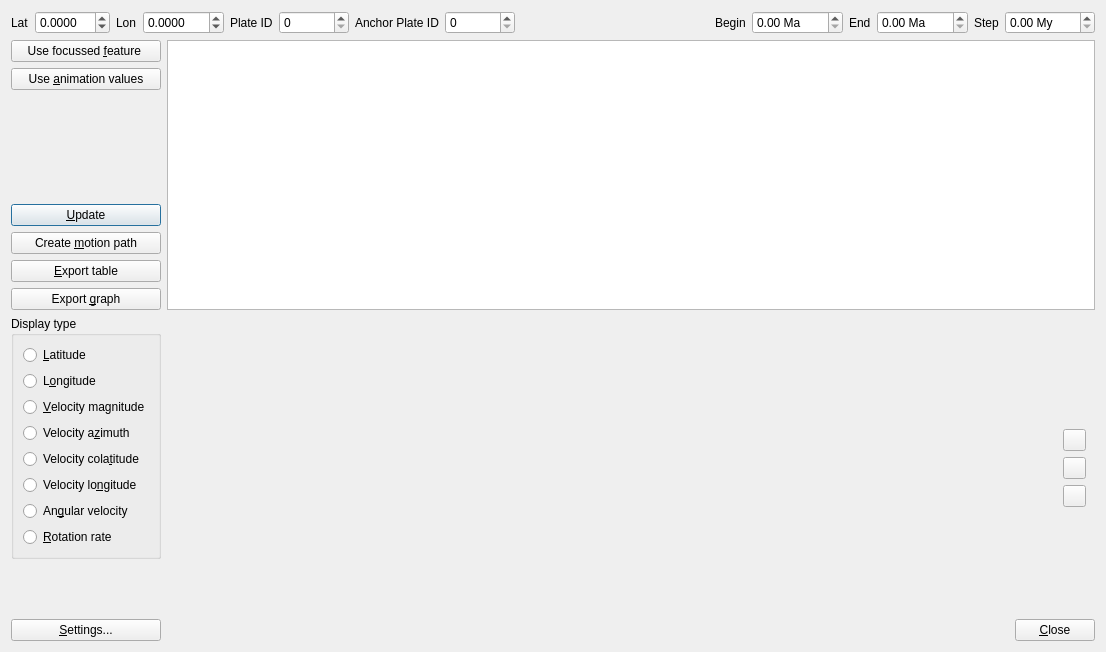
<?xml version="1.0" encoding="UTF-8"?>
<ui version="4.0">
 <class>KinematicGraphsDialog</class>
 <widget class="QDialog" name="KinematicGraphsDialog">
  <property name="geometry">
   <rect>
    <x>0</x>
    <y>0</y>
    <width>1106</width>
    <height>652</height>
   </rect>
  </property>
  <property name="windowTitle">
   <string>Kinematics Tool</string>
  </property>
  <layout class="QGridLayout" name="gridLayout">
   <item row="0" column="4">
    <layout class="QHBoxLayout" name="horizontalLayout_3">
     <item>
      <widget class="QLabel" name="label_5">
       <property name="text">
        <string>Begin</string>
       </property>
      </widget>
     </item>
     <item>
      <widget class="QDoubleSpinBox" name="spinbox_begin_time">
       <property name="suffix">
        <string> Ma</string>
       </property>
       <property name="maximum">
        <double>1000.000000000000000</double>
       </property>
      </widget>
     </item>
     <item>
      <widget class="QLabel" name="label_6">
       <property name="text">
        <string>End</string>
       </property>
      </widget>
     </item>
     <item>
      <widget class="QDoubleSpinBox" name="spinbox_end_time">
       <property name="suffix">
        <string> Ma</string>
       </property>
       <property name="maximum">
        <double>1000.000000000000000</double>
       </property>
      </widget>
     </item>
     <item>
      <widget class="QLabel" name="label_7">
       <property name="text">
        <string>Step</string>
       </property>
      </widget>
     </item>
     <item>
      <widget class="QDoubleSpinBox" name="spinbox_dt">
       <property name="suffix">
        <string> My</string>
       </property>
       <property name="decimals">
        <number>2</number>
       </property>
       <property name="maximum">
        <double>1000.000000000000000</double>
       </property>
      </widget>
     </item>
    </layout>
   </item>
   <item row="1" column="1" rowspan="8" colspan="4">
    <widget class="QTableView" name="table_results">
     <property name="sizePolicy">
      <sizepolicy hsizetype="MinimumExpanding" vsizetype="Expanding">
       <horstretch>0</horstretch>
       <verstretch>0</verstretch>
      </sizepolicy>
     </property>
     <property name="minimumSize">
      <size>
       <width>0</width>
       <height>270</height>
      </size>
     </property>
     <property name="alternatingRowColors">
      <bool>true</bool>
     </property>
    </widget>
   </item>
   <item row="10" column="0">
    <spacer name="verticalSpacer">
     <property name="orientation">
      <enum>Qt::Vertical</enum>
     </property>
     <property name="sizeHint" stdset="0">
      <size>
       <width>20</width>
       <height>40</height>
      </size>
     </property>
    </spacer>
   </item>
   <item row="0" column="3">
    <spacer name="horizontalSpacer_2">
     <property name="orientation">
      <enum>Qt::Horizontal</enum>
     </property>
     <property name="sizeHint" stdset="0">
      <size>
       <width>40</width>
       <height>20</height>
      </size>
     </property>
    </spacer>
   </item>
   <item row="9" column="0">
    <widget class="QGroupBox" name="groupbox_graph_type">
     <property name="title">
      <string>Display type</string>
     </property>
     <property name="flat">
      <bool>false</bool>
     </property>
     <layout class="QVBoxLayout" name="verticalLayout">
      <item>
       <widget class="QRadioButton" name="radio_latitude">
        <property name="text">
         <string>&amp;Latitude</string>
        </property>
       </widget>
      </item>
      <item>
       <widget class="QRadioButton" name="radio_longitude">
        <property name="text">
         <string>L&amp;ongitude</string>
        </property>
       </widget>
      </item>
      <item>
       <widget class="QRadioButton" name="radio_velocity_mag">
        <property name="text">
         <string>&amp;Velocity magnitude</string>
        </property>
       </widget>
      </item>
      <item>
       <widget class="QRadioButton" name="radio_velocity_azimuth">
        <property name="toolTip">
         <string>Velocity azimuth (clockwise from North)</string>
        </property>
        <property name="text">
         <string>Velocity a&amp;zimuth</string>
        </property>
       </widget>
      </item>
      <item>
       <widget class="QRadioButton" name="radio_velocity_colat">
        <property name="toolTip">
         <string>Velocity colatitude component (South in tangent plane)</string>
        </property>
        <property name="text">
         <string>Velocity cola&amp;titude </string>
        </property>
       </widget>
      </item>
      <item>
       <widget class="QRadioButton" name="radio_velocity_lon">
        <property name="toolTip">
         <string>Velocity longitude component (East in tangent plane)</string>
        </property>
        <property name="text">
         <string>Velocity lo&amp;ngitude</string>
        </property>
       </widget>
      </item>
      <item>
       <widget class="QRadioButton" name="radio_angular_velocity">
        <property name="text">
         <string>An&amp;gular velocity </string>
        </property>
       </widget>
      </item>
      <item>
       <widget class="QRadioButton" name="radio_rotation_rate">
        <property name="text">
         <string>&amp;Rotation rate</string>
        </property>
       </widget>
      </item>
     </layout>
    </widget>
   </item>
   <item row="0" column="0" colspan="2">
    <layout class="QHBoxLayout" name="horizontalLayout">
     <item>
      <widget class="QLabel" name="label">
       <property name="text">
        <string>Lat</string>
       </property>
      </widget>
     </item>
     <item>
      <widget class="QDoubleSpinBox" name="spinbox_latitude">
       <property name="decimals">
        <number>4</number>
       </property>
       <property name="minimum">
        <double>-90.000000000000000</double>
       </property>
       <property name="maximum">
        <double>90.000000000000000</double>
       </property>
      </widget>
     </item>
     <item>
      <widget class="QLabel" name="label_2">
       <property name="text">
        <string>Lon</string>
       </property>
      </widget>
     </item>
     <item>
      <widget class="QDoubleSpinBox" name="spinbox_longitude">
       <property name="decimals">
        <number>4</number>
       </property>
       <property name="minimum">
        <double>-360.000000000000000</double>
       </property>
       <property name="maximum">
        <double>360.000000000000000</double>
       </property>
      </widget>
     </item>
    </layout>
   </item>
   <item row="5" column="0">
    <widget class="QPushButton" name="button_update">
     <property name="toolTip">
      <string>Re-calculate table values and re-draw the graph</string>
     </property>
     <property name="text">
      <string>&amp;Update</string>
     </property>
    </widget>
   </item>
   <item row="3" column="0">
    <spacer name="verticalSpacer_2">
     <property name="orientation">
      <enum>Qt::Vertical</enum>
     </property>
     <property name="sizeHint" stdset="0">
      <size>
       <width>20</width>
       <height>40</height>
      </size>
     </property>
    </spacer>
   </item>
   <item row="0" column="2">
    <layout class="QHBoxLayout" name="horizontalLayout_2">
     <item>
      <widget class="QLabel" name="label_3">
       <property name="text">
        <string>Plate ID</string>
       </property>
      </widget>
     </item>
     <item>
      <widget class="QSpinBox" name="spinbox_plateid">
       <property name="minimumSize">
        <size>
         <width>70</width>
         <height>0</height>
        </size>
       </property>
       <property name="maximum">
        <number>1000000</number>
       </property>
      </widget>
     </item>
     <item>
      <widget class="QLabel" name="label_4">
       <property name="text">
        <string>Anchor Plate ID</string>
       </property>
      </widget>
     </item>
     <item>
      <widget class="QSpinBox" name="spinbox_anchor">
       <property name="minimumSize">
        <size>
         <width>70</width>
         <height>0</height>
        </size>
       </property>
       <property name="maximum">
        <number>1000000</number>
       </property>
      </widget>
     </item>
    </layout>
   </item>
   <item row="9" column="1" rowspan="2" colspan="4">
    <widget class="QWidget" name="widget_graph" native="true">
     <property name="sizePolicy">
      <sizepolicy hsizetype="Expanding" vsizetype="Expanding">
       <horstretch>0</horstretch>
       <verstretch>0</verstretch>
      </sizepolicy>
     </property>
     <property name="toolTip">
      <string>Autoscale y axis</string>
     </property>
     <layout class="QGridLayout" name="gridLayout_2">
      <item row="0" column="0" rowspan="3">
       <widget class="QWidget" name="widget_plot" native="true">
        <property name="sizePolicy">
         <sizepolicy hsizetype="MinimumExpanding" vsizetype="Preferred">
          <horstretch>0</horstretch>
          <verstretch>0</verstretch>
         </sizepolicy>
        </property>
        <property name="minimumSize">
         <size>
          <width>700</width>
          <height>270</height>
         </size>
        </property>
       </widget>
      </item>
      <item row="0" column="1">
       <spacer name="verticalSpacer_3">
        <property name="orientation">
         <enum>Qt::Vertical</enum>
        </property>
        <property name="sizeHint" stdset="0">
         <size>
          <width>20</width>
          <height>90</height>
         </size>
        </property>
       </spacer>
      </item>
      <item row="1" column="1">
       <layout class="QVBoxLayout" name="scale_button_layout">
        <property name="spacing">
         <number>6</number>
        </property>
        <item>
         <widget class="QPushButton" name="button_auto_y">
          <property name="sizePolicy">
           <sizepolicy hsizetype="Fixed" vsizetype="Fixed">
            <horstretch>0</horstretch>
            <verstretch>0</verstretch>
           </sizepolicy>
          </property>
          <property name="maximumSize">
           <size>
            <width>23</width>
            <height>23</height>
           </size>
          </property>
          <property name="toolTip">
           <string>Autoscale y-axis</string>
          </property>
          <property name="icon">
           <iconset resource="../qt-resources/qt_widgets.qrc">
            <normaloff>:/gnome_zoom_fit_best_16.png</normaloff>:/gnome_zoom_fit_best_16.png</iconset>
          </property>
          <property name="checkable">
           <bool>true</bool>
          </property>
         </widget>
        </item>
        <item>
         <widget class="QPushButton" name="button_stretch_y">
          <property name="sizePolicy">
           <sizepolicy hsizetype="Fixed" vsizetype="Fixed">
            <horstretch>0</horstretch>
            <verstretch>0</verstretch>
           </sizepolicy>
          </property>
          <property name="maximumSize">
           <size>
            <width>23</width>
            <height>23</height>
           </size>
          </property>
          <property name="toolTip">
           <string>Stretch y-axis</string>
          </property>
          <property name="icon">
           <iconset resource="../qt-resources/qt_widgets.qrc">
            <normaloff>:/gnome_zoom_in_16.png</normaloff>:/gnome_zoom_in_16.png</iconset>
          </property>
          <property name="checkable">
           <bool>false</bool>
          </property>
         </widget>
        </item>
        <item>
         <widget class="QPushButton" name="button_compress_y">
          <property name="sizePolicy">
           <sizepolicy hsizetype="Fixed" vsizetype="Fixed">
            <horstretch>0</horstretch>
            <verstretch>0</verstretch>
           </sizepolicy>
          </property>
          <property name="maximumSize">
           <size>
            <width>23</width>
            <height>23</height>
           </size>
          </property>
          <property name="toolTip">
           <string>Compress y-axis</string>
          </property>
          <property name="icon">
           <iconset resource="../qt-resources/qt_widgets.qrc">
            <normaloff>:/gnome_zoom_out_16.png</normaloff>:/gnome_zoom_out_16.png</iconset>
          </property>
          <property name="checkable">
           <bool>false</bool>
          </property>
         </widget>
        </item>
       </layout>
      </item>
      <item row="2" column="1">
       <spacer name="verticalSpacer_4">
        <property name="orientation">
         <enum>Qt::Vertical</enum>
        </property>
        <property name="sizeHint" stdset="0">
         <size>
          <width>20</width>
          <height>89</height>
         </size>
        </property>
       </spacer>
      </item>
     </layout>
    </widget>
   </item>
   <item row="11" column="2" colspan="3">
    <layout class="QHBoxLayout" name="horizontalLayout_4">
     <item>
      <spacer name="horizontalSpacer_3">
       <property name="orientation">
        <enum>Qt::Horizontal</enum>
       </property>
       <property name="sizeHint" stdset="0">
        <size>
         <width>40</width>
         <height>20</height>
        </size>
       </property>
      </spacer>
     </item>
     <item>
      <widget class="QPushButton" name="button_close">
       <property name="text">
        <string>&amp;Close</string>
       </property>
      </widget>
     </item>
    </layout>
   </item>
   <item row="7" column="0">
    <widget class="QPushButton" name="button_export_table">
     <property name="text">
      <string>&amp;Export table</string>
     </property>
    </widget>
   </item>
   <item row="1" column="0">
    <widget class="QPushButton" name="button_use_feature">
     <property name="toolTip">
      <string>Use lat,lon and plate-ID values from the currently focussed feature</string>
     </property>
     <property name="text">
      <string>Use focussed &amp;feature </string>
     </property>
    </widget>
   </item>
   <item row="2" column="0">
    <widget class="QPushButton" name="button_use_animation">
     <property name="toolTip">
      <string>Use begin, end, and step times from the animation controller dialog</string>
     </property>
     <property name="text">
      <string>Use &amp;animation values</string>
     </property>
    </widget>
   </item>
   <item row="8" column="0">
    <widget class="QPushButton" name="button_export_graph">
     <property name="text">
      <string>Export &amp;graph</string>
     </property>
    </widget>
   </item>
   <item row="6" column="0">
    <widget class="QPushButton" name="button_create_motion_path">
     <property name="text">
      <string>Create &amp;motion path</string>
     </property>
    </widget>
   </item>
   <item row="11" column="0">
    <widget class="QPushButton" name="button_settings">
     <property name="text">
      <string>&amp;Settings...</string>
     </property>
    </widget>
   </item>
  </layout>
 </widget>
 <tabstops>
  <tabstop>spinbox_latitude</tabstop>
  <tabstop>spinbox_longitude</tabstop>
  <tabstop>spinbox_plateid</tabstop>
  <tabstop>spinbox_anchor</tabstop>
  <tabstop>spinbox_begin_time</tabstop>
  <tabstop>spinbox_end_time</tabstop>
  <tabstop>spinbox_dt</tabstop>
  <tabstop>button_use_feature</tabstop>
  <tabstop>button_use_animation</tabstop>
  <tabstop>button_update</tabstop>
  <tabstop>button_create_motion_path</tabstop>
  <tabstop>button_export_table</tabstop>
  <tabstop>button_export_graph</tabstop>
  <tabstop>radio_latitude</tabstop>
  <tabstop>radio_longitude</tabstop>
  <tabstop>radio_velocity_mag</tabstop>
  <tabstop>radio_velocity_azimuth</tabstop>
  <tabstop>radio_velocity_colat</tabstop>
  <tabstop>radio_velocity_lon</tabstop>
  <tabstop>radio_angular_velocity</tabstop>
  <tabstop>radio_rotation_rate</tabstop>
  <tabstop>button_auto_y</tabstop>
  <tabstop>button_stretch_y</tabstop>
  <tabstop>button_compress_y</tabstop>
  <tabstop>button_settings</tabstop>
  <tabstop>button_close</tabstop>
  <tabstop>table_results</tabstop>
 </tabstops>
 <resources>
  <include location="../qt-resources/qt_widgets.qrc"/>
 </resources>
 <connections/>
</ui>
